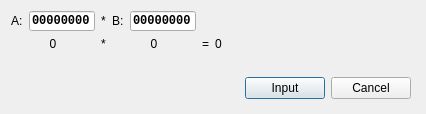
<?xml version="1.0" encoding="UTF-8"?>
<ui version="4.0">
 <class>CDcmcInputDialog</class>
 <widget class="QDialog" name="CDcmcInputDialog">
  <property name="geometry">
   <rect>
    <x>0</x>
    <y>0</y>
    <width>426</width>
    <height>114</height>
   </rect>
  </property>
  <property name="minimumSize">
   <size>
    <width>295</width>
    <height>114</height>
   </size>
  </property>
  <property name="maximumSize">
   <size>
    <width>1295</width>
    <height>1114</height>
   </size>
  </property>
  <property name="windowTitle">
   <string>Two's complement code</string>
  </property>
  <property name="windowIcon">
   <iconset resource="../../../resources.qrc">
    <normaloff>:/common/embleme.png</normaloff>:/common/embleme.png</iconset>
  </property>
  <layout class="QFormLayout" name="formLayout">
   <item row="0" column="0">
    <layout class="QVBoxLayout" name="verticalLayout">
     <item>
      <layout class="QGridLayout" name="gridLayout">
       <item row="1" column="3">
        <widget class="QLabel" name="label_7">
         <property name="sizePolicy">
          <sizepolicy hsizetype="Minimum" vsizetype="Preferred">
           <horstretch>0</horstretch>
           <verstretch>0</verstretch>
          </sizepolicy>
         </property>
         <property name="maximumSize">
          <size>
           <width>20</width>
           <height>16777215</height>
          </size>
         </property>
         <property name="text">
          <string notr="true">=</string>
         </property>
         <property name="alignment">
          <set>Qt::AlignCenter</set>
         </property>
        </widget>
       </item>
       <item row="0" column="1">
        <widget class="QLabel" name="label_3">
         <property name="sizePolicy">
          <sizepolicy hsizetype="Minimum" vsizetype="Preferred">
           <horstretch>0</horstretch>
           <verstretch>0</verstretch>
          </sizepolicy>
         </property>
         <property name="maximumSize">
          <size>
           <width>20</width>
           <height>16777215</height>
          </size>
         </property>
         <property name="text">
          <string notr="true">*</string>
         </property>
         <property name="alignment">
          <set>Qt::AlignCenter</set>
         </property>
        </widget>
       </item>
       <item row="1" column="2">
        <widget class="QLabel" name="mBValueText">
         <property name="sizePolicy">
          <sizepolicy hsizetype="Minimum" vsizetype="Preferred">
           <horstretch>0</horstretch>
           <verstretch>0</verstretch>
          </sizepolicy>
         </property>
         <property name="text">
          <string notr="true">0</string>
         </property>
         <property name="alignment">
          <set>Qt::AlignCenter</set>
         </property>
        </widget>
       </item>
       <item row="0" column="2">
        <layout class="QHBoxLayout" name="horizontalLayout">
         <item>
          <widget class="QLabel" name="label_2">
           <property name="sizePolicy">
            <sizepolicy hsizetype="Minimum" vsizetype="Preferred">
             <horstretch>0</horstretch>
             <verstretch>0</verstretch>
            </sizepolicy>
           </property>
           <property name="text">
            <string notr="true">B:</string>
           </property>
          </widget>
         </item>
         <item>
          <widget class="QLineEdit" name="mBModuloEdit">
           <property name="sizePolicy">
            <sizepolicy hsizetype="Fixed" vsizetype="Fixed">
             <horstretch>0</horstretch>
             <verstretch>0</verstretch>
            </sizepolicy>
           </property>
           <property name="minimumSize">
            <size>
             <width>66</width>
             <height>20</height>
            </size>
           </property>
           <property name="maximumSize">
            <size>
             <width>66</width>
             <height>20</height>
            </size>
           </property>
           <property name="font">
            <font>
             <family>Courier New</family>
             <weight>75</weight>
             <bold>true</bold>
            </font>
           </property>
           <property name="text">
            <string notr="true">00000000</string>
           </property>
           <property name="alignment">
            <set>Qt::AlignCenter</set>
           </property>
          </widget>
         </item>
        </layout>
       </item>
       <item row="1" column="0">
        <widget class="QLabel" name="mAValueText">
         <property name="sizePolicy">
          <sizepolicy hsizetype="Minimum" vsizetype="Preferred">
           <horstretch>0</horstretch>
           <verstretch>0</verstretch>
          </sizepolicy>
         </property>
         <property name="text">
          <string notr="true">0</string>
         </property>
         <property name="alignment">
          <set>Qt::AlignCenter</set>
         </property>
        </widget>
       </item>
       <item row="1" column="1">
        <widget class="QLabel" name="label_4">
         <property name="sizePolicy">
          <sizepolicy hsizetype="Minimum" vsizetype="Preferred">
           <horstretch>0</horstretch>
           <verstretch>0</verstretch>
          </sizepolicy>
         </property>
         <property name="maximumSize">
          <size>
           <width>20</width>
           <height>16777215</height>
          </size>
         </property>
         <property name="text">
          <string notr="true">*</string>
         </property>
         <property name="alignment">
          <set>Qt::AlignCenter</set>
         </property>
        </widget>
       </item>
       <item row="0" column="0">
        <layout class="QHBoxLayout" name="horizontalLayout_2">
         <item>
          <widget class="QLabel" name="label">
           <property name="sizePolicy">
            <sizepolicy hsizetype="Minimum" vsizetype="Preferred">
             <horstretch>0</horstretch>
             <verstretch>0</verstretch>
            </sizepolicy>
           </property>
           <property name="text">
            <string notr="true">A:</string>
           </property>
          </widget>
         </item>
         <item>
          <widget class="QLineEdit" name="mAModuloEdit">
           <property name="sizePolicy">
            <sizepolicy hsizetype="Fixed" vsizetype="Fixed">
             <horstretch>0</horstretch>
             <verstretch>0</verstretch>
            </sizepolicy>
           </property>
           <property name="minimumSize">
            <size>
             <width>66</width>
             <height>20</height>
            </size>
           </property>
           <property name="maximumSize">
            <size>
             <width>66</width>
             <height>20</height>
            </size>
           </property>
           <property name="font">
            <font>
             <family>Courier New</family>
             <weight>75</weight>
             <bold>true</bold>
            </font>
           </property>
           <property name="text">
            <string notr="true">00000000</string>
           </property>
           <property name="alignment">
            <set>Qt::AlignCenter</set>
           </property>
          </widget>
         </item>
        </layout>
       </item>
       <item row="1" column="4">
        <widget class="QLabel" name="mABValueText">
         <property name="sizePolicy">
          <sizepolicy hsizetype="Minimum" vsizetype="Preferred">
           <horstretch>0</horstretch>
           <verstretch>0</verstretch>
          </sizepolicy>
         </property>
         <property name="minimumSize">
          <size>
           <width>60</width>
           <height>0</height>
          </size>
         </property>
         <property name="text">
          <string notr="true">0</string>
         </property>
         <property name="alignment">
          <set>Qt::AlignLeading|Qt::AlignLeft|Qt::AlignVCenter</set>
         </property>
        </widget>
       </item>
       <item row="0" column="4">
        <spacer name="horizontalSpacer_2">
         <property name="orientation">
          <enum>Qt::Horizontal</enum>
         </property>
         <property name="sizeHint" stdset="0">
          <size>
           <width>40</width>
           <height>20</height>
          </size>
         </property>
        </spacer>
       </item>
      </layout>
     </item>
     <item>
      <widget class="QLabel" name="mResultText">
       <property name="minimumSize">
        <size>
         <width>400</width>
         <height>0</height>
        </size>
       </property>
       <property name="font">
        <font>
         <family>Courier New</family>
        </font>
       </property>
       <property name="text">
        <string notr="true"/>
       </property>
      </widget>
     </item>
     <item>
      <layout class="QHBoxLayout" name="horizontalLayout_3">
       <item>
        <spacer name="horizontalSpacer">
         <property name="orientation">
          <enum>Qt::Horizontal</enum>
         </property>
         <property name="sizeHint" stdset="0">
          <size>
           <width>40</width>
           <height>20</height>
          </size>
         </property>
        </spacer>
       </item>
       <item>
        <widget class="QPushButton" name="mInputButton">
         <property name="text">
          <string>Input</string>
         </property>
        </widget>
       </item>
       <item>
        <widget class="QPushButton" name="mCancelButton">
         <property name="text">
          <string>Cancel</string>
         </property>
        </widget>
       </item>
      </layout>
     </item>
    </layout>
   </item>
  </layout>
 </widget>
 <tabstops>
  <tabstop>mAModuloEdit</tabstop>
  <tabstop>mBModuloEdit</tabstop>
  <tabstop>mInputButton</tabstop>
  <tabstop>mCancelButton</tabstop>
 </tabstops>
 <resources>
  <include location="../../../resources.qrc"/>
 </resources>
 <connections/>
</ui>
